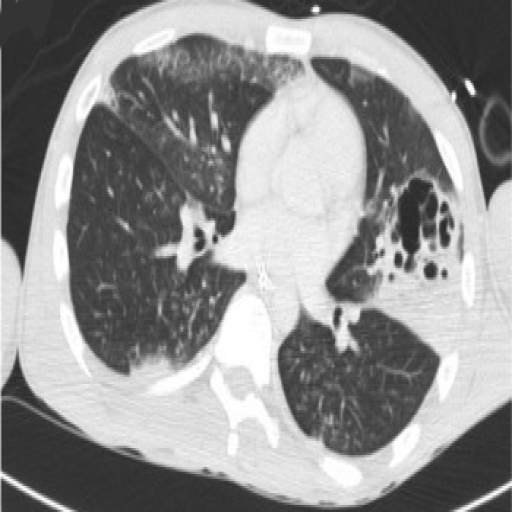
#> input picture test_image/data/10.png, 512 x 512 px
$ python -i k_means_segmentation.py   (imports and definitions only)
#> lines starting #> are read from the running program, lines starting #| are printed output that depends on the picture; after the words box and inside, x2 and y2 are one past the last pixel; in counts of white or black regions, pixels touching at a corner belong together
#> further down, picture is the input picture: shape (512, 512); min 37, max 255, mean 144.1
import numpy as np
from skimage import exposure, morphology, measure, restoration
from sklearn.cluster import KMeans


def transform(
    image_array, k_means_cluster=2, boundary_factor=10, only_cropped=True
):
    """
    Transform using K-means segmentation
    from https://www.raddq.com/dicom-processing-segmentation-visualization-in-python/ with small adjustments

    :param image_array: image array
    :param k_means_cluster: number of clusters
    :param boundary_factor: boundary to locate the center
    :param only_cropped: boolean flag for cropping out region only without mask
    :return: transformed image
    """
#> called with k_means_cluster = 2, boundary_factor = 10, only_cropped = True

    # Convert to grayscale and do basic transformation
    image_array = exposure.equalize_adapthist(image_array, clip_limit=0.01)
    image_array = restoration.denoise_bilateral(image_array)
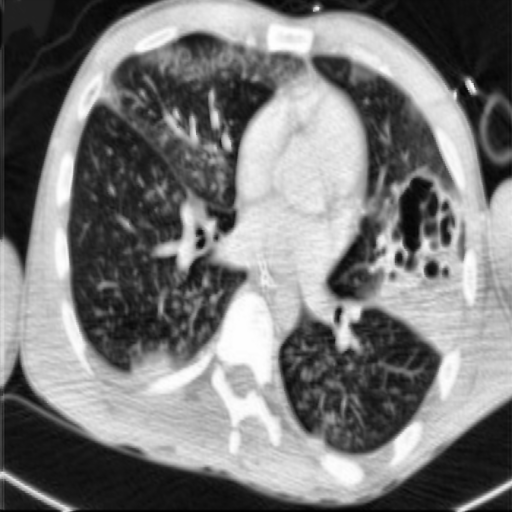
#> image_array: shape (512, 512) float64; min 0.00266, max 1, mean 0.479
    transformed_image_array = np.copy(image_array)

    # Calculate image features
    row_size = image_array.shape[0]
#> row_size = 512
    col_size = image_array.shape[1]
#> col_size = 512

    (
        left_boundary,
        right_boundary,
    ) = row_size // boundary_factor, row_size // boundary_factor * (
        boundary_factor - 1
    )
#> left_boundary = 51; right_boundary = 459
    (
        up_boundary,
        down_boundary,
    ) = col_size // boundary_factor, col_size // boundary_factor * (
        boundary_factor - 1
    )
#> up_boundary = 51; down_boundary = 459

    # Normalize the data
    mean = np.mean(image_array)
#> mean = 0.479
    std = np.std(image_array)
#> std = 0.322
    image_array = (image_array - mean) / std

    # Define middle zone
    middle = image_array[
        left_boundary:right_boundary, up_boundary:down_boundary
    ]
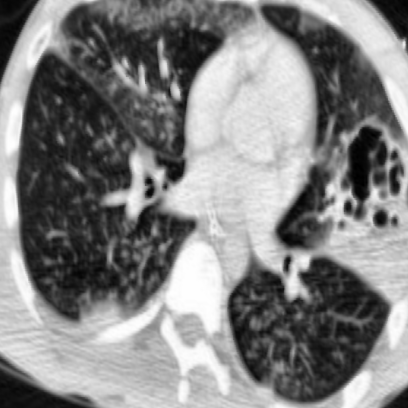
#> middle: shape (408, 408) float64; min -1.42, max 1.62, mean 0.143; drawn with min black and max white
    middle_mean = np.mean(middle)
#> middle_mean = 0.143
    max_pixel = np.max(image_array)
#> max_pixel = 1.62
    min_pixel = np.min(image_array)
#> min_pixel = -1.48

    # Offsetting max and min value to mean
    image_array[image_array == max_pixel] = middle_mean
#> image_array: shape (512, 512) float64; min -1.48, max 1.62, mean -5.64e-06
    image_array[image_array == min_pixel] = middle_mean
#> image_array: shape (512, 512) float64; min -1.48, max 1.62, mean 5.56e-07

    # K-means
    k_means = KMeans(n_clusters=k_means_cluster).fit(
        np.reshape(middle, (np.prod(middle.shape), 1))
    )
    centers = sorted(k_means.cluster_centers_.flatten())
#> centers = [-0.733, 1.01]
    threshold = np.mean(centers)
#> threshold = 0.139
    mask = np.where(image_array < threshold, 1, 0)
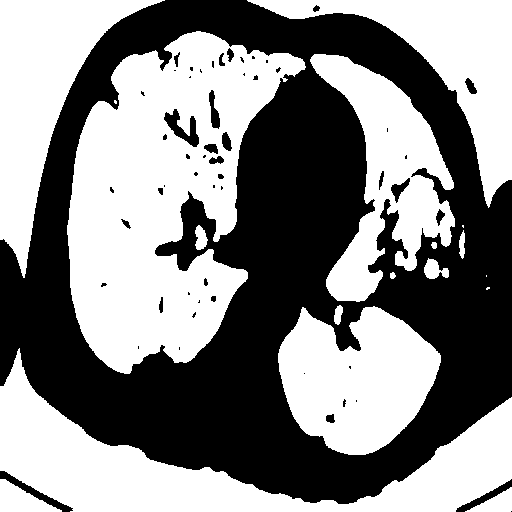
#> mask: shape (512, 512) int64; values 0 (black) and 1 (white), 52.9% white; 56 black regions (33 under 20 px), largest, box (x1, y1, x2, y2) and area: (0, 0, 512, 504) 120372, (164, 109, 199, 147) 539, (0, 471, 73, 512) 527

    # Morphological transformation
    eroded = morphology.erosion(mask, np.ones((6, 6)))
#> eroded: shape (512, 512) int64; values 0 (black) and 1 (white), 45.1% white; 15 white regions (3 under 20 px), largest, box (x1, y1, x2, y2) and area: (69, 34, 302, 371) 38178, (0, 360, 512, 512) 24070, (0, 0, 154, 266) 15153
    dilation = morphology.dilation(eroded, np.ones((3, 3)))
#> dilation: shape (512, 512) int64; values 0 (black) and 1 (white), 48.1% white; 13 white regions (1 under 20 px), largest, box (x1, y1, x2, y2) and area: (68, 33, 303, 372) 41292, (0, 359, 512, 512) 25092, (0, 0, 155, 267) 15604

    # Labelling
    labels = measure.label(dilation)
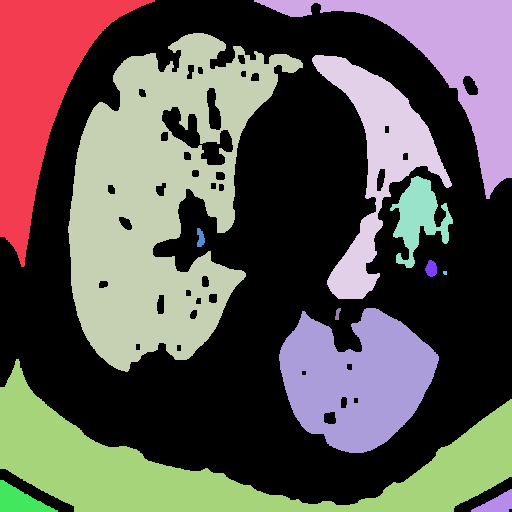
#> labels: shape (512, 512) int64; 14 distinct labels, from 0 to 13; one colour per label, 0 black
    labels = morphology.remove_small_objects(labels)
#> labels: shape (512, 512) int64; 12 distinct labels, from 0 to 13
    regions = [
        (region.area, region.label, region.coords, region.bbox)
        for region in measure.regionprops(labels)
    ]
#> regions = 11 items
    selected_regions = []

    for region in regions:
        area, coords, box = region[0], region[2], region[3]
        select_current_label = False
        is_valid_shape = (
            (box[2] - box[0]) / row_size <= 1
            and (box[3] - box[1]) / col_size <= 0.75
            and abs(box[2] + box[0] - row_size) / row_size <= 0.5
            and abs(box[3] + box[1] - col_size) / col_size <= 0.75
        )

        if is_valid_shape:
            select_current_label = True
        if select_current_label:
            selected_regions.append((area, box))
        for coord in coords:
            mask[coord[0], coord[1]] = 1 if select_current_label else 0
#> this loop made 11 passes
#> (area, box, select_current_label, is_valid_shape) on passes 1 to 11: (15604, (0, 0, 267, 155), True, True), (14070, (0, 254, 199, 512), False, False), (41292, (33, 68, 372, 303), True, True), (10259, (55, 312, 299, 452), True, True), (2607, (176, 390, 268, 453), True, True), (109, (228, 197, 247, 205), True, True), (151, (260, 425, 277, 437), True, True), (15393, (308, 279, 453, 439), True, True), (25092, (359, 0, 512, 512), False, False), (973, (480, 0, 512, 58), False, False), (501, (489, 471, 512, 512), False, False)
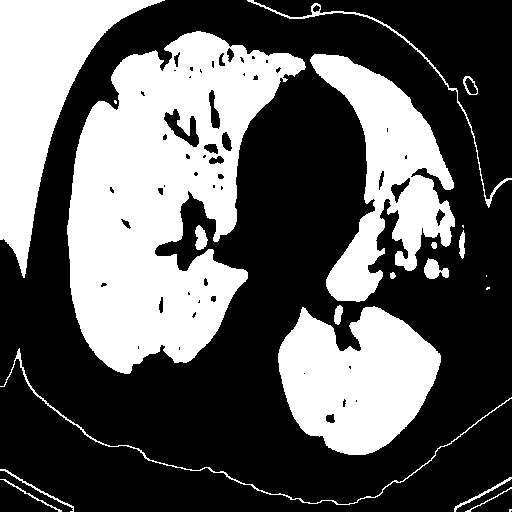
#> mask: shape (512, 512) int64; values 0 (black) and 1 (white), 37.4% white; 22 white regions (5 under 20 px), largest, box (x1, y1, x2, y2) and area: (67, 31, 306, 374) 45998, (278, 306, 441, 455) 16667, (0, 0, 165, 278) 16535
#> after the loop, selected_regions = [(15604, (0, 0, 267, 155)), (41292, (33, 68, 372, 303)), (10259, (55, 312, 299, 452)), (2607, (176, 390, 268, 453)), (109, (228, 197, 247, 205)), (151, (260, 425, 277, 437)), (15393, (308, 279, 453, 439))]

    # Final output
    pre_final = morphology.dilation(mask, np.ones((3, 3)))
#> pre_final: shape (512, 512) int64; values 0 (black) and 1 (white), 41% white; 19 white regions (2 under 20 px), largest, box (x1, y1, x2, y2) and area: (66, 30, 307, 375) 48962, (277, 305, 442, 456) 17476, (0, 0, 166, 279) 17018
    final = pre_final * image_array
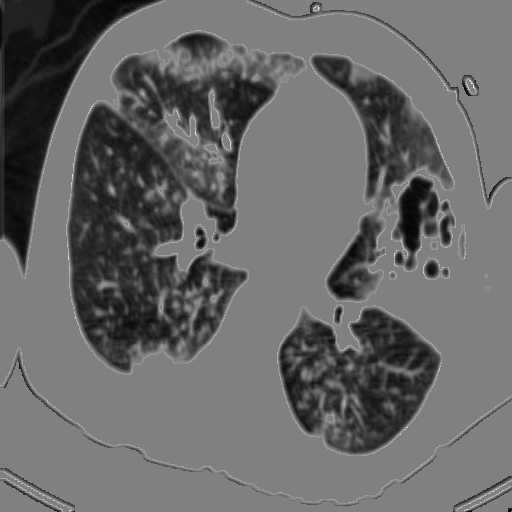
#> final: shape (512, 512) float64; min -1.48, max 1.45, mean -0.284; drawn with min black and max white

    # Cropping
    regions_bbox = np.array([region[1] for region in selected_regions]).T
    new_bbox = np.concatenate(
        (regions_bbox.min(axis=1)[:2], regions_bbox.max(axis=1)[2:])
    )
#> new_bbox = [0, 0, 453, 453]
    min_r, min_c, max_r, max_c = new_bbox
#> min_r = 0; min_c = 0; max_r = 453; max_c = 453
    width = max_r - min_r
#> width = 453
    height = max_c - min_c
#> height = 453
    is_even_size = abs(height - width) % 2 == 0
#> is_even_size = True

    if height > width:
        if is_even_size:
            min_r -= abs(height - width) // 2
            max_r += abs(height - width) // 2
        else:
            min_r -= (abs(height - width) + 1) // 2
            max_r += (abs(height - width) - 1) // 2
    elif width < height:
        if is_even_size:
            min_c -= abs(width - height) // 2
            max_c += abs(width - height) // 2
        else:
            min_c -= (abs(width - height) + 1) // 2
            max_c += (abs(width - height) - 1) // 2

    min_r = max(0, min_r)
    min_c = max(0, min_c)

    final_cropped = final[min_r:max_r, min_c:max_c]

    if only_cropped:
        final_cropped = transformed_image_array[min_r:max_r, min_c:max_c]
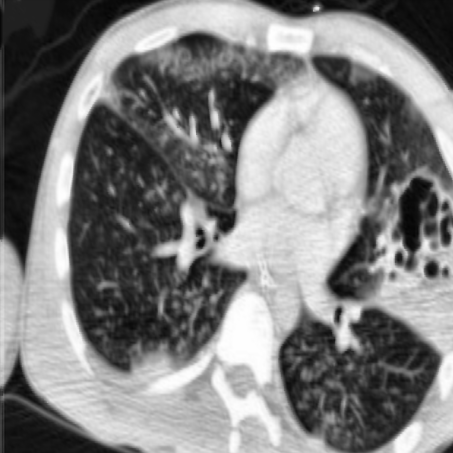
#> final_cropped: shape (453, 453) float64; min 0.0221, max 1, mean 0.497

    return final_cropped

>>> import cv2
>>> picture = cv2.imread('../../test_image/data/10.png', cv2.IMREAD_GRAYSCALE)
>>> result = transform(picture)

$ run again, on test_image/data/104.png
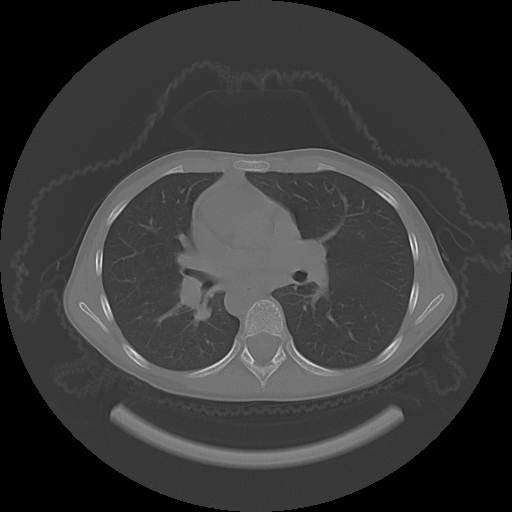
#> input picture test_image/data/104.png, 512 x 512 px
#> picture is the input picture: shape (512, 512); min 0, max 255, mean 56.8
#> mean = 0.231
#> std = 0.17
#> middle_mean = 0.428
#> max_pixel = 3.89
#> min_pixel = -1.36
#> centers = [-0.0978, 1.77]
#> threshold = 0.835
#> eroded: shape (512, 512) int64; values 0 (black) and 1 (white), 77.8% white; 8 black regions, largest, box (x1, y1, x2, y2) and area: (61, 145, 460, 403) 50793, (108, 400, 406, 468) 7081, (143, 216, 155, 229) 115
#> dilation: shape (512, 512) int64; values 0 (black) and 1 (white), 79.4% white; 8 black regions, largest, box (x1, y1, x2, y2) and area: (62, 146, 459, 402) 47499, (109, 401, 405, 467) 6263, (144, 217, 154, 228) 69
#> regions = 5 items
#> the loop in transform, `for region in regions:` made 5 passes
#> (area, box, select_current_label, is_valid_shape) on passes 1 to 5: (175376, (0, 0, 512, 512), False, False), (18046, (171, 249, 366, 413), True, True), (14518, (172, 103, 368, 238), True, True), (67, (271, 295, 279, 305), True, True), (92, (272, 199, 286, 213), True, True)
#> after the loop in transform, `for region in regions:`:
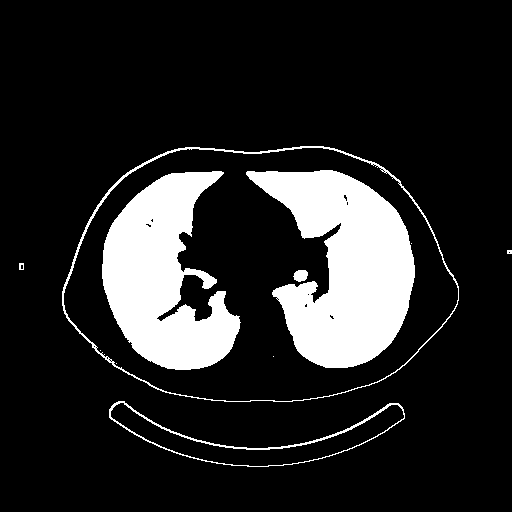
#> mask: shape (512, 512) int64; values 0 (black) and 1 (white), 15% white; 11 white regions (5 under 20 px), largest, box (x1, y1, x2, y2) and area: (246, 170, 415, 368) 19639, (102, 171, 241, 370) 16313, (62, 146, 459, 402) 2007, (109, 401, 405, 467) 1212, (293, 270, 308, 282) 138, (19, 263, 24, 270) 27
#> after the loop in transform, `for region in regions:`: selected_regions = [(18046, (171, 249, 366, 413)), (14518, (172, 103, 368, 238)), (67, (271, 295, 279, 305)), (92, (272, 199, 286, 213))]
#> pre_final: shape (512, 512) int64; values 0 (black) and 1 (white), 17.5% white; 7 white regions (1 under 20 px), largest, box (x1, y1, x2, y2) and area: (245, 169, 416, 369) 20859, (101, 170, 242, 371) 17404, (61, 145, 460, 403) 4679, (108, 400, 406, 468) 2828, (18, 262, 25, 271) 63, (506, 249, 512, 255) 36
#> regions_bbox = [[171, 172, 271, 272], [249, 103, 295, 199], [366, 368, 279, 286], [413, 238, 305, 213]]
#> new_bbox = [171, 103, 368, 413]
#> in transform, `min_r, min_c, max_r, max_c = new_bbox`: min_r = 171; min_c = 103; max_r = 368; max_c = 413
#> width = 197
#> height = 310
#> is_even_size = False
#> in transform, `min_r -= (abs(height - width) + 1) // 2`: min_r = 114
#> in transform, `max_r += (abs(height - width) - 1) // 2`: max_r = 424
#> in transform, `final_cropped = transformed_image_array[min_r:max_r, min_c:max_c]`:
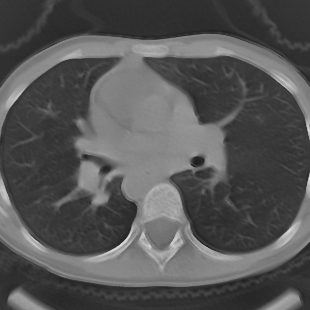
#> final_cropped: shape (310, 310) float64; min 0.115, max 0.892, mean 0.338

$ run again, on test_image/data/109.png
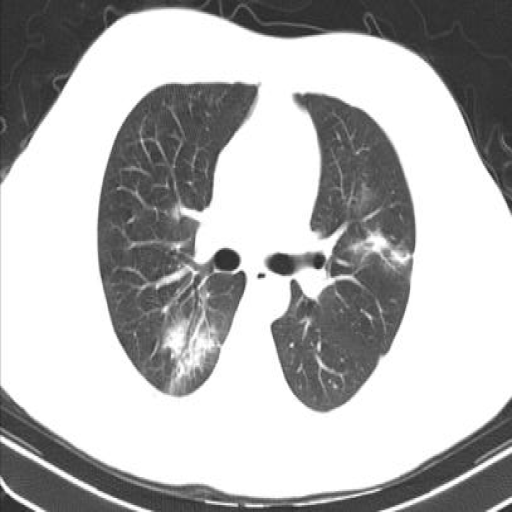
#> input picture test_image/data/109.png, 512 x 512 px
#> picture is the input picture: shape (512, 512); min 35, max 255, mean 180.2
#> mean = 0.673
#> std = 0.365
#> middle_mean = 0.159
#> max_pixel = 0.897
#> min_pixel = -1.84
#> centers = [-1, 0.773]
#> threshold = -0.115
#> eroded: shape (512, 512) int64; values 0 (black) and 1 (white), 35.2% white; 16 white regions (7 under 20 px), largest, box (x1, y1, x2, y2) and area: (0, 0, 512, 205) 28347, (100, 83, 256, 392) 23240, (270, 94, 413, 407) 22168
#> dilation: shape (512, 512) int64; values 0 (black) and 1 (white), 37.9% white; 14 white regions (3 under 20 px), largest, box (x1, y1, x2, y2) and area: (0, 0, 512, 206) 29245, (99, 82, 257, 393) 24985, (269, 93, 414, 408) 24074
#> regions = 8 items
#> the loop in transform, `for region in regions:` made 8 passes
#> (area, box, select_current_label, is_valid_shape) on passes 1 to 8: (29245, (0, 0, 206, 512), False, False), (24985, (82, 99, 393, 257), True, True), (24074, (93, 269, 408, 414), True, True), (2114, (249, 203, 340, 245), True, True), (11956, (388, 0, 512, 512), False, False), (3505, (443, 0, 512, 134), False, False), (2817, (454, 399, 512, 512), False, False), (391, (486, 0, 512, 32), False, False)
#> after the loop in transform, `for region in regions:`:
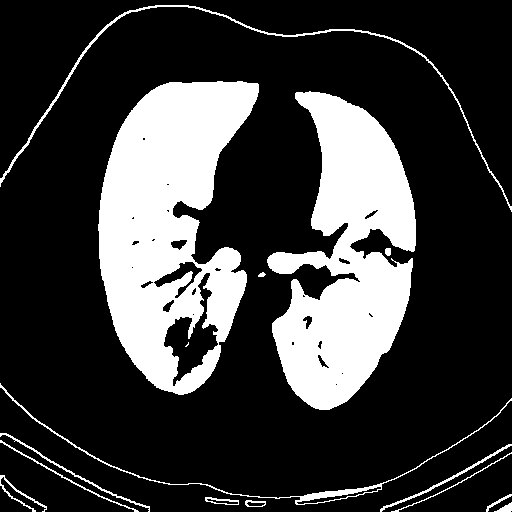
#> mask: shape (512, 512) int64; values 0 (black) and 1 (white), 23.8% white; 16 white regions (1 under 20 px), largest, box (x1, y1, x2, y2) and area: (98, 81, 259, 395) 30574, (267, 91, 416, 410) 26913, (0, 5, 512, 212) 1607
#> after the loop in transform, `for region in regions:`: selected_regions = [(24985, (82, 99, 393, 257)), (24074, (93, 269, 408, 414)), (2114, (249, 203, 340, 245))]
#> pre_final: shape (512, 512) int64; values 0 (black) and 1 (white), 27.5% white; 15 white regions, largest, box (x1, y1, x2, y2) and area: (97, 80, 260, 396) 32692, (266, 90, 417, 411) 28782, (0, 4, 512, 213) 3414
#> regions_bbox = [[82, 93, 249], [99, 269, 203], [393, 408, 340], [257, 414, 245]]
#> new_bbox = [82, 99, 408, 414]
#> min_r = 82; min_c = 99; max_r = 408; max_c = 414
#> width = 326
#> height = 315
#> is_even_size = False
#> in transform, `final_cropped = transformed_image_array[min_r:max_r, min_c:max_c]`:
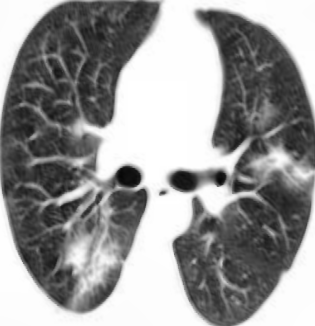
#> final_cropped: shape (326, 315) float64; min 0.0259, max 1, mean 0.592

$ run again, on test_image/data/111.png
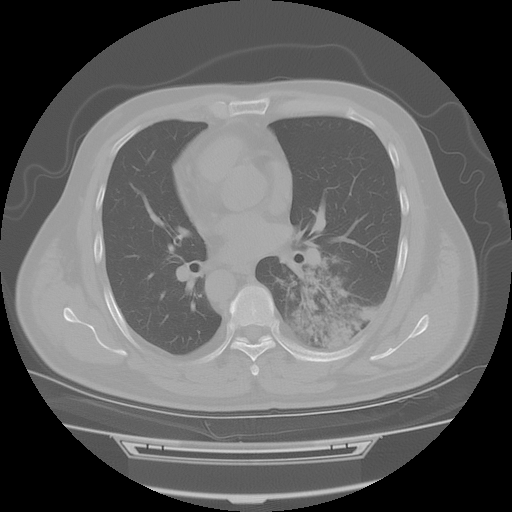
#> input picture test_image/data/111.png, 512 x 512 px
#> picture is the input picture: shape (512, 512); min 0, max 255, mean 98.7
#> mean = 0.37
#> std = 0.249
#> middle_mean = 0.463
#> max_pixel = 2.21
#> min_pixel = -1.48
#> centers = [-0.293, 1.13]
#> threshold = 0.421
#> eroded: shape (512, 512) int64; values 0 (black) and 1 (white), 56.1% white; 8 black regions (1 under 20 px), largest, box (x1, y1, x2, y2) and area: (13, 75, 482, 420) 102573, (60, 414, 457, 466) 8504, (142, 475, 383, 505) 3029
#> dilation: shape (512, 512) int64; values 0 (black) and 1 (white), 58.6% white; 8 black regions (1 under 20 px), largest, box (x1, y1, x2, y2) and area: (14, 76, 481, 419) 98357, (61, 415, 456, 465) 7180, (143, 476, 382, 504) 2473
#> regions = 8 items
#> the loop in transform, `for region in regions:` made 8 passes
#> (area, box, select_current_label, is_valid_shape) on passes 1 to 8: (121295, (0, 0, 512, 512), False, False), (14242, (115, 271, 303, 400), True, True), (15083, (119, 104, 352, 221), True, True), (522, (230, 178, 259, 207), True, True), (1324, (256, 257, 323, 300), True, True), (68, (278, 196, 290, 203), True, True), (164, (329, 297, 345, 322), True, True), (405, (450, 201, 457, 332), False, False)
#> after the loop in transform, `for region in regions:`: selected_regions = [(14242, (115, 271, 303, 400)), (15083, (119, 104, 352, 221)), (522, (230, 178, 259, 207)), (1324, (256, 257, 323, 300)), (68, (278, 196, 290, 203)), (164, (329, 297, 345, 322))]
#> pre_final: shape (512, 512) int64; values 0 (black) and 1 (white), 21.4% white; 22 white regions (5 under 20 px), largest, box (x1, y1, x2, y2) and area: (102, 117, 225, 355) 18989, (267, 113, 404, 315) 17414, (13, 75, 482, 420) 9072
#> regions_bbox = [[115, 119, 230, 256, 278, 329], [271, 104, 178, 257, 196, 297], [303, 352, 259, 323, 290, 345], [400, 221, 207, 300, 203, 322]]
#> new_bbox = [115, 104, 352, 400]
#> in transform, `min_r, min_c, max_r, max_c = new_bbox`: min_r = 115; min_c = 104; max_r = 352; max_c = 400
#> width = 237
#> height = 296
#> is_even_size = False
#> in transform, `min_r -= (abs(height - width) + 1) // 2`: min_r = 85
#> in transform, `max_r += (abs(height - width) - 1) // 2`: max_r = 381
#> in transform, `final_cropped = transformed_image_array[min_r:max_r, min_c:max_c]`:
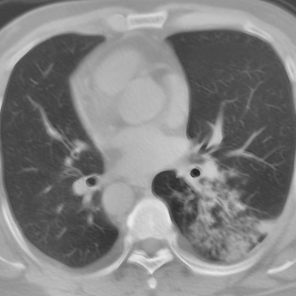
#> final_cropped: shape (296, 296) float64; min 0.15, max 0.921, mean 0.512
